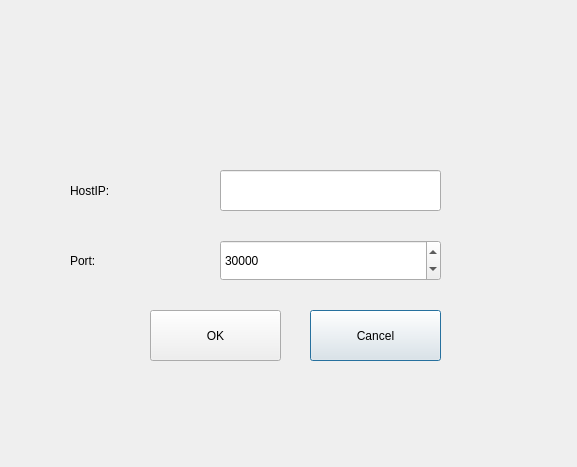
<?xml version="1.0" encoding="UTF-8"?>
<ui version="4.0">
 <class>ConnectToHostDialog</class>
 <widget class="QDialog" name="ConnectToHostDialog">
  <property name="geometry">
   <rect>
    <x>0</x>
    <y>0</y>
    <width>577</width>
    <height>467</height>
   </rect>
  </property>
  <property name="windowTitle">
   <string>Dialog</string>
  </property>
  <widget class="QLabel" name="label_2">
   <property name="geometry">
    <rect>
     <x>70</x>
     <y>240</y>
     <width>121</width>
     <height>41</height>
    </rect>
   </property>
   <property name="text">
    <string>Port:</string>
   </property>
  </widget>
  <widget class="QLabel" name="label">
   <property name="geometry">
    <rect>
     <x>70</x>
     <y>170</y>
     <width>121</width>
     <height>41</height>
    </rect>
   </property>
   <property name="text">
    <string>HostIP:</string>
   </property>
  </widget>
  <widget class="QSpinBox" name="spinBox">
   <property name="geometry">
    <rect>
     <x>220</x>
     <y>240</y>
     <width>221</width>
     <height>41</height>
    </rect>
   </property>
   <property name="maximum">
    <number>65534</number>
   </property>
   <property name="value">
    <number>30000</number>
   </property>
  </widget>
  <widget class="QPushButton" name="Cancel">
   <property name="geometry">
    <rect>
     <x>310</x>
     <y>310</y>
     <width>131</width>
     <height>51</height>
    </rect>
   </property>
   <property name="text">
    <string>Cancel</string>
   </property>
  </widget>
  <widget class="QPushButton" name="OK">
   <property name="geometry">
    <rect>
     <x>150</x>
     <y>310</y>
     <width>131</width>
     <height>51</height>
    </rect>
   </property>
   <property name="text">
    <string>OK</string>
   </property>
  </widget>
  <widget class="QLineEdit" name="lineEdit">
   <property name="geometry">
    <rect>
     <x>220</x>
     <y>170</y>
     <width>221</width>
     <height>41</height>
    </rect>
   </property>
   <property name="readOnly">
    <bool>false</bool>
   </property>
  </widget>
 </widget>
 <resources/>
 <connections>
  <connection>
   <sender>OK</sender>
   <signal>clicked()</signal>
   <receiver>ConnectToHostDialog</receiver>
   <slot>accept()</slot>
   <hints>
    <hint type="sourcelabel">
     <x>227</x>
     <y>334</y>
    </hint>
    <hint type="destinationlabel">
     <x>133</x>
     <y>402</y>
    </hint>
   </hints>
  </connection>
  <connection>
   <sender>Cancel</sender>
   <signal>clicked()</signal>
   <receiver>ConnectToHostDialog</receiver>
   <slot>reject()</slot>
   <hints>
    <hint type="sourcelabel">
     <x>372</x>
     <y>346</y>
    </hint>
    <hint type="destinationlabel">
     <x>460</x>
     <y>403</y>
    </hint>
   </hints>
  </connection>
 </connections>
</ui>
